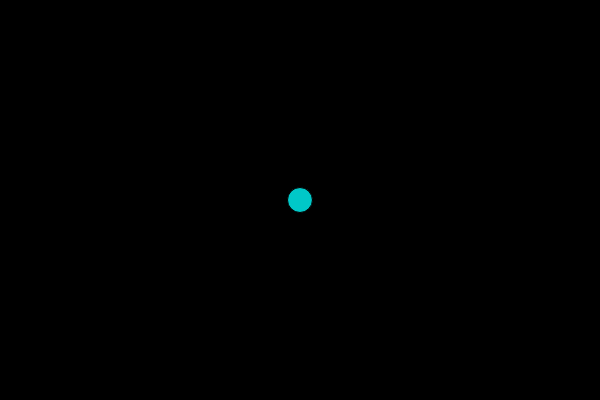
Frame 1 (no input)
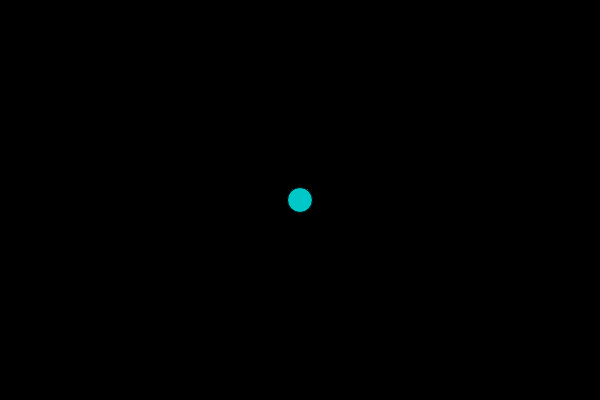
Frame 60 (no input)
Frame 120 (the mouse pressed at the canvas centre since frame 60): identical to frame 60, image omitted

The p5.js sketch that drew these frames (run headless with seeded random() and noise() and a simulated clock; from frame 60 on, the mouse is pressed at the canvas centre):

// p5.js sketch
// ── sketch.js
var x;
function setup() {
  createCanvas(600, 400)
  background(0)
}

function draw() {
  fill(0, 200, 200)
  ball(width/2, height/2, 25)
  x = Math.round(random(1, 10))
  console.log(x)
}

function ball(x, y, d){
  ellipse(x, y, d, d);
}
